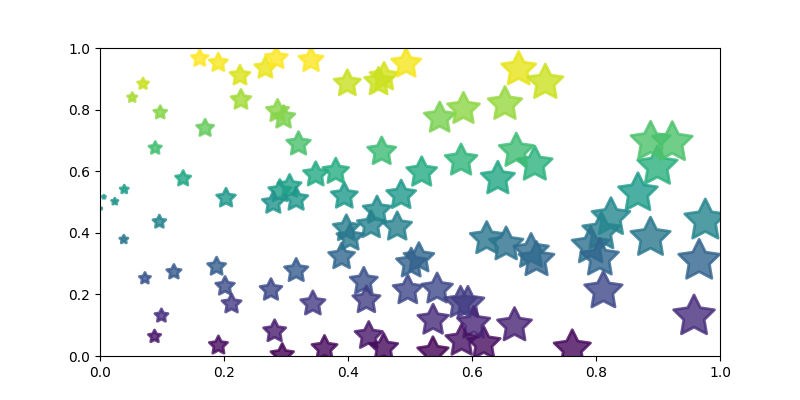

Write Python code to recreate this figure.
#!/usr/bin/env python3
# _*_ coding: utf-8 _*_

"""document of the module"""


import scipy
import sympy
import numpy as np
import matplotlib as mpl
import matplotlib.pyplot as plt


plt.figure(figsize=(8, 4))
x = np.random.random(100)
y = np.random.random(100)

plt.scatter(x, y, s=x*1000, c=y, marker=(5, 1),
            alpha=0.8, lw=2, facecolor='none')
plt.xlim(0, 1)
plt.ylim(0, 1)

plt.savefig("scatter.png")
plt.show()
